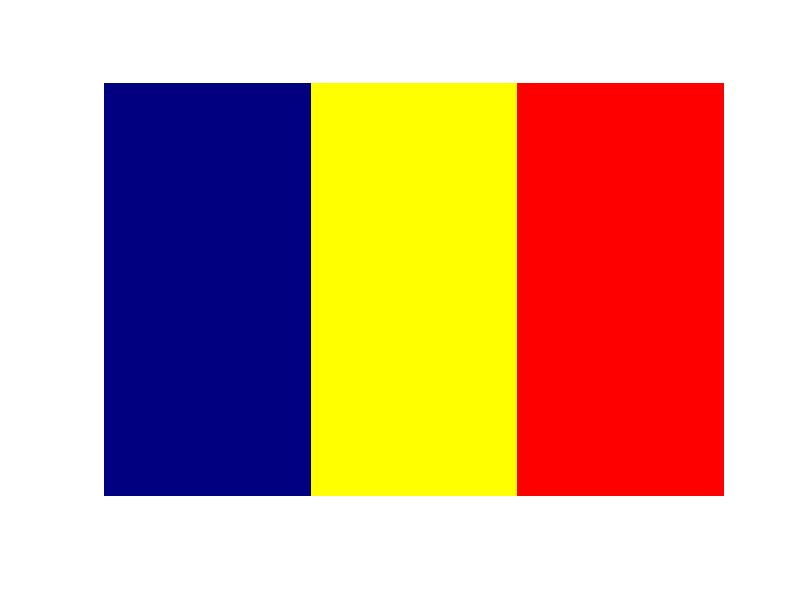

Here is the MATLAB script that generated this plot:
clear all
close all

R = [ zeros(200,100)   ones(200,100)   ones(200,100)];
G = [ zeros(200,100)   ones(200,100)   zeros(200,100)];
B = [ 0.5*ones(200,100)   zeros(200,100)   zeros(200,100)];

Icolor = cat(3, R, G, B);
imshow(Icolor)
